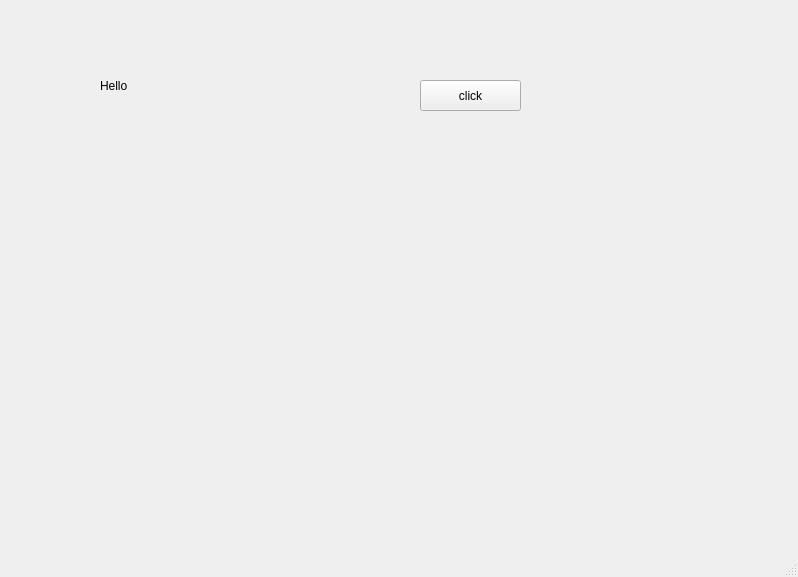
<?xml version="1.0" encoding="UTF-8"?>
<ui version="4.0">
 <class>MainWindow</class>
 <widget class="QMainWindow" name="MainWindow">
  <property name="geometry">
   <rect>
    <x>0</x>
    <y>0</y>
    <width>798</width>
    <height>577</height>
   </rect>
  </property>
  <property name="windowTitle">
   <string>MainWindow</string>
  </property>
  <widget class="QWidget" name="centralwidget">
   <widget class="QLabel" name="lbl">
    <property name="geometry">
     <rect>
      <x>100</x>
      <y>80</y>
      <width>90</width>
      <height>12</height>
     </rect>
    </property>
    <property name="text">
     <string>Hello</string>
    </property>
   </widget>
   <widget class="QPushButton" name="btn">
    <property name="geometry">
     <rect>
      <x>420</x>
      <y>80</y>
      <width>101</width>
      <height>31</height>
     </rect>
    </property>
    <property name="text">
     <string>click</string>
    </property>
   </widget>
  </widget>
  <widget class="QMenuBar" name="menubar">
   <property name="geometry">
    <rect>
     <x>0</x>
     <y>0</y>
     <width>798</width>
     <height>21</height>
    </rect>
   </property>
  </widget>
  <widget class="QStatusBar" name="statusbar"/>
 </widget>
 <resources/>
 <connections/>
</ui>
